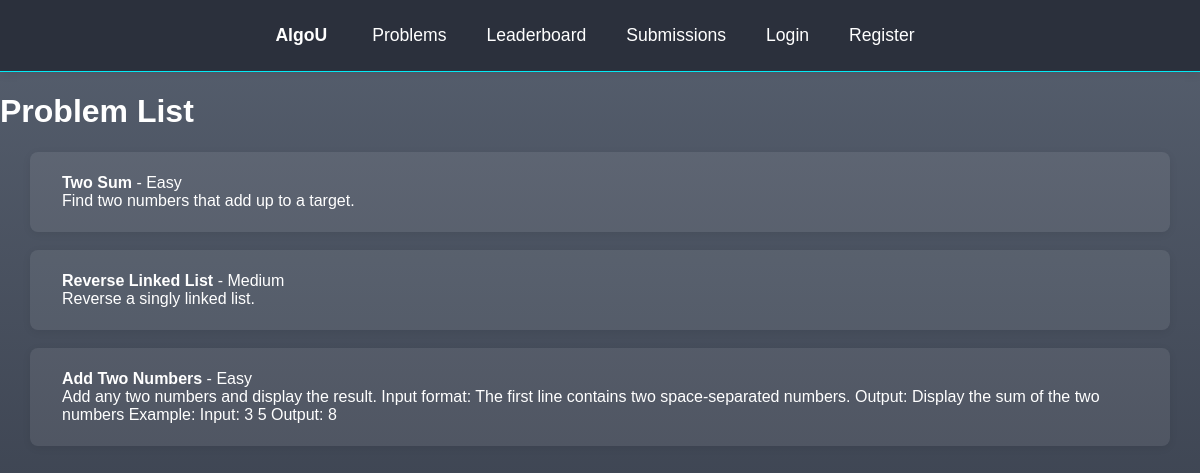
Before: /problems/list/ with the older database file.
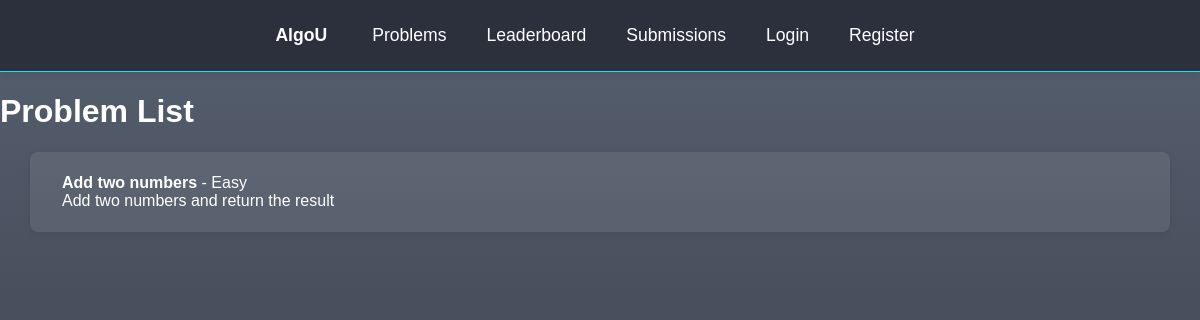
After: the same page with the newer database file.
### problems/models.py (models this page shows, shortened)
class Problem(models.Model):
    title = models.CharField(max_length=200)
    description = models.TextField()
    difficulty = models.CharField(max_length=50)

### problems/views.py (the view)
# urls.py: path('list/', views.problem_list, name='problem-list'),
def problem_list(request):
    problems = Problem.objects.all()
    return render(request, 'problemList.html', {'problems': problems})

### problems/templates/problemList.html (shortened to what this page needs)
{% load static %}
<!DOCTYPE html>
<html lang="en">
<head>
    <link rel="stylesheet" href="{% static 'problemList.css' %}">
</head>
<body>
    {% include 'navbar.html' %}
    <h1>Problem List</h1>
    <ul style="list-style: none; padding: 0; margin: 0;">
        {% for problem in problems %}
        <li>
            <a href="{% url 'problem-detail' problem.id %}" style="text-decoration: none;">
                <div class="problem-box">
                    <strong>{{ problem.title }}</strong> - {{ problem.difficulty }}
                    <br>
                    {{ problem.description }}
                </div>
            </a>
        </li>
        {% empty %}
        <li>
            No problems available.
        </li>
        {% endfor %}
    </ul>
</body>
</html>

### OnlineJudge/templates/navbar.html (shortened to what this page needs)
<nav class="navbar" style="background: #2b303c; padding: 20px 50px; display: flex; align-items: center; justify-content: space-between; font-family: Arial, sans-serif; font-size: 1.1rem;">
  <div class="navbar-container">
    <div class="navbar-logo">
      <a href="{% url 'home-page' %}" style="text-decoration: none; margin-right: 35px; font-weight: bold; font-size: 1.1rem;">AlgoU</a>
    </div>
    <div class="navbar-links">
      <a href="{% url 'problem-list' %}" class="nav-link">Problems</a>
      <a href="{% url 'leaderboard' %}" class="nav-link">Leaderboard</a>
      <a href="{% url 'all-submissions' %}" class="nav-link">Submissions</a>
      {% if user.is_authenticated %}
        <a href="{% url 'user-submissions' user.id %}" class="nav-link">My Submissions</a>
        <a href="{% url 'profile' %}" class="nav-link">Profile</a>
        <a href="{% url 'logout-user' %}" class="nav-link">Logout</a>
      {% else %}
        <a href="{% url 'login-user' %}" class="nav-link">Login</a>
        <a href="{% url 'register-user' %}" class="nav-link">Register</a>
      {% endif %}
    </div>
  </div>
</nav>
<hr style="border: none; border-top: 1.5px solid #03e9f4; margin: 0;">

### problems/static/problemList.css (style rules this page uses)
body { margin: 0; padding: 0; font-family: Arial, Helvetica, sans-serif; background: linear-gradient(#57606f, #2f3542); height: 100vh; color: #fff; }
.problem-box { background: rgba(255, 255, 255, 0.08); color: #fff; border-radius: 8px; box-shadow: 0 2px 8px rgba(0,0,0,0.07); margin: 18px 0; padding: 22px 32px; width: 95%; margin-left: auto; margin-right: auto; transition: transform 0.2s cubic-bezier(.4,2,.6,1), box-shadow 0.2s cubic-bezier(.4,2,.6,1), background 0.2s; box-sizing: border-box; cursor: pointer; display: block; }

### OnlineJudge/templates/navbar.html (style rules this page uses)
.navbar { background-color: #4a6cf7; color: white; padding: 15px 0; box-shadow: 0 2px 10px rgba(0, 0, 0, 0.1); }
.navbar-container { max-width: 1200px; margin: 0 auto; display: flex; justify-content: space-between; align-items: center; padding: 0 20px; }
.navbar-logo a { color: white; font-size: 1.5rem; font-weight: bold; text-decoration: none; }
.navbar-links { display: flex; gap: 20px; }
.nav-link { color: white; text-decoration: none; font-weight: 500; padding: 5px 10px; border-radius: 4px; transition: background-color 0.2s; }
nav a, nav button { color: #fff !important; transition: color 0.2s; }

Changed rows visible on the page:
removed Problem: title "Reverse Linked List", difficulty "Medium", description "Reverse a singly linked list."
removed Problem: title "Add Two Numbers", difficulty "Easy", description "Add any two numbers and display the result. Input format: The first line contains two space-separated numbers. Output: Display the sum of the two numbers Example: Input: 3 5 Output: 8"
changed Problem "Easy": title "Two Sum" → "Add two numbers"; description "Find two numbers that add up to a target." → "Add two numbers and return the result"
